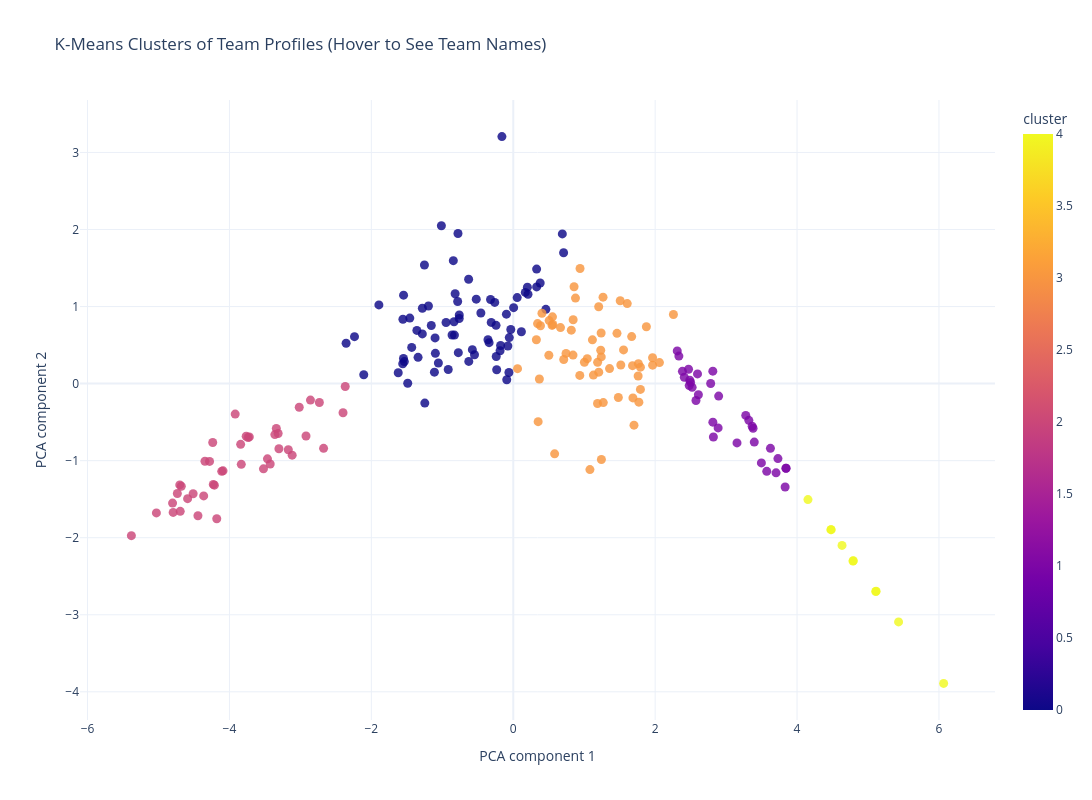

Notebook source saved alongside this figure:
### Markdown cell above
## Extra Presentation Section 5 — Team Clustering

K-means clustering groups similar teams into performance clusters.

### Code cell
n_clusters = min(5, max(3, len(team_profile) // 10))
kmeans = KMeans(n_clusters=n_clusters, random_state=42, n_init=10)
team_profile["cluster"] = kmeans.fit_predict(profile_scaled)

save_clean_static_scatter(
    team_profile,
    x_col="pca_1",
    y_col="pca_2",
    title="K-Means Clusters of Team Profiles",
    x_label="PCA component 1",
    y_label="PCA component 2",
    png_path=EXTRA_FIGURES_DIR / "19_team_clustering_kmeans_clean.png",
    color_col="cluster",
)

save_interactive_team_scatter(
    team_profile,
    x_col="pca_1",
    y_col="pca_2",
    title="K-Means Clusters of Team Profiles (Hover to See Team Names)",
    x_label="PCA component 1",
    y_label="PCA component 2",
    html_path=INTERACTIVE_FIGURES_DIR / "19_team_clustering_kmeans_interactive.html",
    color_col="cluster",
    extra_hover_cols=profile_features,
)

cluster_summary = (
    team_profile.groupby("cluster")[profile_features]
    .mean()
    .reset_index()
    .sort_values("avg_points", ascending=False)
)

display(cluster_summary)
cluster_summary.to_csv(TABLES_DIR / "team_cluster_summary.csv", index=False)
print("Saved:", TABLES_DIR / "team_cluster_summary.csv")

### Figure 1 — Plotly figure (JSON) as saved in the notebook; plotly's stock layout.template omitted (floating-point values rounded to 4 significant figures; data arrays with more than 128 entries replaced by an {"elided": "..."} marker saying what was removed)
{"data": [{"customdata": {"elided": "216x8 float values"}, "hovertemplate": "<b>%{hovertext}</b><br><br>pca_1=%{x}<br>pca_2=%{y}<br>matches=%{customdata[0]}<br>avg_goals_for=%{customdata[1]}<br>avg_goals_against=%{customdata[2]}<br>avg_goal_diff=%{customdata[3]}<br>avg_points=%{customdata[4]}<br>win_rate=%{customdata[5]}<br>draw_rate=%{customdata[6]}<br>loss_rate=%{customdata[7]}<br>cluster=%{marker.color}<extra></extra>", "hovertext": {"elided": "216 str values"}, "legendgroup": "", "marker": {"color": {"elided": "216 int values"}, "coloraxis": "coloraxis", "opacity": 0.82, "size": 9, "symbol": "circle"}, "mode": "markers", "name": "", "orientation": "v", "showlegend": false, "type": "scatter", "x": {"elided": "216 float values"}, "xaxis": "x", "y": {"elided": "216 float values"}, "yaxis": "y"}], "layout": {"coloraxis": {"colorbar": {"title": {"text": "cluster"}}, "colorscale": [[0, "#0d0887"], [0.1111, "#46039f"], [0.2222, "#7201a8"], [0.3333, "#9c179e"], [0.4444, "#bd3786"], [0.5556, "#d8576b"], [0.6667, "#ed7953"], [0.7778, "#fb9f3a"], [0.8889, "#fdca26"], [1, "#f0f921"]]}, "height": 800, "legend": {"tracegroupgap": 0}, "title": {"text": "K-Means Clusters of Team Profiles (Hover to See Team Names)"}, "width": 1100, "xaxis": {"anchor": "y", "domain": [0, 1], "title": {"text": "PCA component 1"}}, "yaxis": {"anchor": "x", "domain": [0, 1], "title": {"text": "PCA component 2"}}}}
